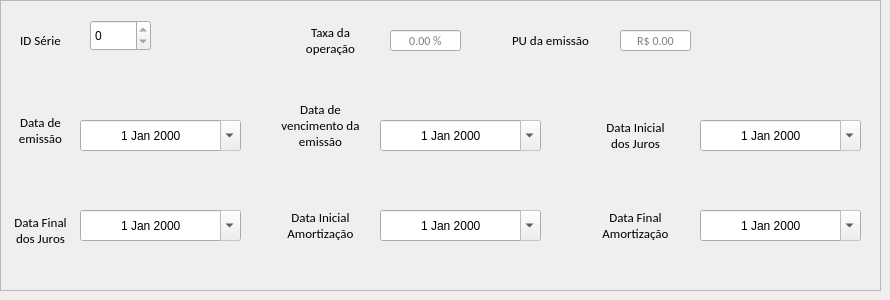
            <widget class="QWidget" name="tab_2">
             <attribute name="title">
              <string>Segunda</string>
             </attribute>
             <widget class="QFrame" name="frame_24">
              <property name="geometry">
               <rect>
                <x>0</x>
                <y>0</y>
                <width>881</width>
                <height>291</height>
               </rect>
              </property>
              <property name="frameShape">
               <enum>QFrame::StyledPanel</enum>
              </property>
              <property name="frameShadow">
               <enum>QFrame::Raised</enum>
              </property>
              <widget class="QLabel" name="taxaOperacao_1">
               <property name="geometry">
                <rect>
                 <x>300</x>
                 <y>20</y>
                 <width>61</width>
                 <height>41</height>
                </rect>
               </property>
               <property name="font">
                <font>
                 <family>Calibri</family>
                 <pointsize>10</pointsize>
                </font>
               </property>
               <property name="text">
                <string>Taxa da operação</string>
               </property>
               <property name="alignment">
                <set>Qt::AlignCenter</set>
               </property>
               <property name="wordWrap">
                <bool>true</bool>
               </property>
              </widget>
              <widget class="QLineEdit" name="le_taxa_operacao_1">
               <property name="enabled">
                <bool>true</bool>
               </property>
               <property name="geometry">
                <rect>
                 <x>390</x>
                 <y>30</y>
                 <width>71</width>
                 <height>21</height>
                </rect>
               </property>
               <property name="sizePolicy">
                <sizepolicy hsizetype="Ignored" vsizetype="Expanding">
                 <horstretch>0</horstretch>
                 <verstretch>0</verstretch>
                </sizepolicy>
               </property>
               <property name="minimumSize">
                <size>
                 <width>0</width>
                 <height>21</height>
                </size>
               </property>
               <property name="maximumSize">
                <size>
                 <width>300</width>
                 <height>21</height>
                </size>
               </property>
               <property name="font">
                <font>
                 <family>Calibri</family>
                 <pointsize>9</pointsize>
                </font>
               </property>
               <property name="alignment">
                <set>Qt::AlignCenter</set>
               </property>
               <property name="readOnly">
                <bool>true</bool>
               </property>
               <property name="placeholderText">
                <string>0.00 %</string>
               </property>
              </widget>
              <widget class="QLabel" name="pu_emissao_1">
               <property name="geometry">
                <rect>
                 <x>510</x>
                 <y>20</y>
                 <width>81</width>
                 <height>41</height>
                </rect>
               </property>
               <property name="font">
                <font>
                 <family>Calibri</family>
                 <pointsize>10</pointsize>
                </font>
               </property>
               <property name="text">
                <string>PU da emissão</string>
               </property>
               <property name="alignment">
                <set>Qt::AlignCenter</set>
               </property>
               <property name="wordWrap">
                <bool>true</bool>
               </property>
              </widget>
              <widget class="QLineEdit" name="le_pu_emissao_1">
               <property name="enabled">
                <bool>true</bool>
               </property>
               <property name="geometry">
                <rect>
                 <x>620</x>
                 <y>30</y>
                 <width>71</width>
                 <height>21</height>
                </rect>
               </property>
               <property name="sizePolicy">
                <sizepolicy hsizetype="Ignored" vsizetype="Expanding">
                 <horstretch>0</horstretch>
                 <verstretch>0</verstretch>
                </sizepolicy>
               </property>
               <property name="minimumSize">
                <size>
                 <width>0</width>
                 <height>21</height>
                </size>
               </property>
               <property name="maximumSize">
                <size>
                 <width>300</width>
                 <height>21</height>
                </size>
               </property>
               <property name="font">
                <font>
                 <family>Calibri</family>
                 <pointsize>9</pointsize>
                </font>
               </property>
               <property name="alignment">
                <set>Qt::AlignCenter</set>
               </property>
               <property name="readOnly">
                <bool>true</bool>
               </property>
               <property name="placeholderText">
                <string>R$ 0.00</string>
               </property>
              </widget>
              <widget class="QLabel" name="dataEmissao_1">
               <property name="geometry">
                <rect>
                 <x>10</x>
                 <y>110</y>
                 <width>61</width>
                 <height>41</height>
                </rect>
               </property>
               <property name="font">
                <font>
                 <family>Calibri</family>
                 <pointsize>10</pointsize>
                </font>
               </property>
               <property name="text">
                <string>Data de emissão</string>
               </property>
               <property name="alignment">
                <set>Qt::AlignCenter</set>
               </property>
               <property name="wordWrap">
                <bool>true</bool>
               </property>
              </widget>
              <widget class="QDateEdit" name="de_data_emissao_1">
               <property name="enabled">
                <bool>true</bool>
               </property>
               <property name="geometry">
                <rect>
                 <x>80</x>
                 <y>120</y>
                 <width>161</width>
                 <height>31</height>
                </rect>
               </property>
               <property name="alignment">
                <set>Qt::AlignCenter</set>
               </property>
               <property name="readOnly">
                <bool>true</bool>
               </property>
               <property name="calendarPopup">
                <bool>true</bool>
               </property>
              </widget>
              <widget class="QLabel" name="dataVencimentoEmissao_1">
               <property name="geometry">
                <rect>
                 <x>280</x>
                 <y>100</y>
                 <width>81</width>
                 <height>51</height>
                </rect>
               </property>
               <property name="font">
                <font>
                 <family>Calibri</family>
                 <pointsize>10</pointsize>
                </font>
               </property>
               <property name="text">
                <string>Data de vencimento da  emissão</string>
               </property>
               <property name="alignment">
                <set>Qt::AlignCenter</set>
               </property>
               <property name="wordWrap">
                <bool>true</bool>
               </property>
              </widget>
              <widget class="QDateEdit" name="de_data_vencimento_emissao_1">
               <property name="enabled">
                <bool>true</bool>
               </property>
               <property name="geometry">
                <rect>
                 <x>380</x>
                 <y>120</y>
                 <width>161</width>
                 <height>31</height>
                </rect>
               </property>
               <property name="alignment">
                <set>Qt::AlignCenter</set>
               </property>
               <property name="readOnly">
                <bool>true</bool>
               </property>
               <property name="calendarPopup">
                <bool>true</bool>
               </property>
              </widget>
              <widget class="QLabel" name="dataInicialJuros_1">
               <property name="geometry">
                <rect>
                 <x>600</x>
                 <y>110</y>
                 <width>71</width>
                 <height>51</height>
                </rect>
               </property>
               <property name="font">
                <font>
                 <family>Calibri</family>
                 <pointsize>10</pointsize>
                </font>
               </property>
               <property name="text">
                <string>Data Inicial dos Juros</string>
               </property>
               <property name="alignment">
                <set>Qt::AlignCenter</set>
               </property>
               <property name="wordWrap">
                <bool>true</bool>
               </property>
              </widget>
              <widget class="QDateEdit" name="de_data_inicial_juros_1">
               <property name="enabled">
                <bool>true</bool>
               </property>
               <property name="geometry">
                <rect>
                 <x>700</x>
                 <y>120</y>
                 <width>161</width>
                 <height>31</height>
                </rect>
               </property>
               <property name="alignment">
                <set>Qt::AlignCenter</set>
               </property>
               <property name="readOnly">
                <bool>true</bool>
               </property>
               <property name="calendarPopup">
                <bool>true</bool>
               </property>
              </widget>
              <widget class="QLabel" name="dataFinalJuros_1">
               <property name="geometry">
                <rect>
                 <x>10</x>
                 <y>210</y>
                 <width>61</width>
                 <height>41</height>
                </rect>
               </property>
               <property name="font">
                <font>
                 <family>Calibri</family>
                 <pointsize>10</pointsize>
                </font>
               </property>
               <property name="text">
                <string>Data Final dos Juros</string>
               </property>
               <property name="alignment">
                <set>Qt::AlignCenter</set>
               </property>
               <property name="wordWrap">
                <bool>true</bool>
               </property>
              </widget>
              <widget class="QDateEdit" name="de_data_final_juros_1">
               <property name="enabled">
                <bool>true</bool>
               </property>
               <property name="geometry">
                <rect>
                 <x>80</x>
                 <y>210</y>
                 <width>161</width>
                 <height>31</height>
                </rect>
               </property>
               <property name="alignment">
                <set>Qt::AlignCenter</set>
               </property>
               <property name="readOnly">
                <bool>true</bool>
               </property>
               <property name="calendarPopup">
                <bool>true</bool>
               </property>
              </widget>
              <widget class="QLabel" name="dataInicialAmortizacao_1">
               <property name="geometry">
                <rect>
                 <x>280</x>
                 <y>200</y>
                 <width>81</width>
                 <height>51</height>
                </rect>
               </property>
               <property name="font">
                <font>
                 <family>Calibri</family>
                 <pointsize>10</pointsize>
                </font>
               </property>
               <property name="text">
                <string>Data Inicial Amortização</string>
               </property>
               <property name="alignment">
                <set>Qt::AlignCenter</set>
               </property>
               <property name="wordWrap">
                <bool>true</bool>
               </property>
              </widget>
              <widget class="QDateEdit" name="de_data_inicial_amortizacao_1">
               <property name="enabled">
                <bool>true</bool>
               </property>
               <property name="geometry">
                <rect>
                 <x>380</x>
                 <y>210</y>
                 <width>161</width>
                 <height>31</height>
                </rect>
               </property>
               <property name="alignment">
                <set>Qt::AlignCenter</set>
               </property>
               <property name="readOnly">
                <bool>true</bool>
               </property>
               <property name="calendarPopup">
                <bool>true</bool>
               </property>
              </widget>
              <widget class="QLabel" name="dataFinalAmortizacao_1">
               <property name="geometry">
                <rect>
                 <x>600</x>
                 <y>200</y>
                 <width>71</width>
                 <height>51</height>
                </rect>
               </property>
               <property name="font">
                <font>
                 <family>Calibri</family>
                 <pointsize>10</pointsize>
                </font>
               </property>
               <property name="text">
                <string>Data Final Amortização</string>
               </property>
               <property name="alignment">
                <set>Qt::AlignCenter</set>
               </property>
               <property name="wordWrap">
                <bool>true</bool>
               </property>
              </widget>
              <widget class="QDateEdit" name="de_data_final_amortizacao_1">
               <property name="enabled">
                <bool>true</bool>
               </property>
               <property name="geometry">
                <rect>
                 <x>700</x>
                 <y>210</y>
                 <width>161</width>
                 <height>31</height>
                </rect>
               </property>
               <property name="alignment">
                <set>Qt::AlignCenter</set>
               </property>
               <property name="readOnly">
                <bool>true</bool>
               </property>
               <property name="calendarPopup">
                <bool>true</bool>
               </property>
              </widget>
              <widget class="QLabel" name="ID_serie_1">
               <property name="geometry">
                <rect>
                 <x>10</x>
                 <y>20</y>
                 <width>61</width>
                 <height>41</height>
                </rect>
               </property>
               <property name="font">
                <font>
                 <family>Calibri</family>
                 <pointsize>10</pointsize>
                </font>
               </property>
               <property name="text">
                <string>ID Série</string>
               </property>
               <property name="alignment">
                <set>Qt::AlignCenter</set>
               </property>
               <property name="wordWrap">
                <bool>true</bool>
               </property>
              </widget>
              <widget class="QSpinBox" name="spinBox_serie_1">
               <property name="enabled">
                <bool>true</bool>
               </property>
               <property name="geometry">
                <rect>
                 <x>90</x>
                 <y>20</y>
                 <width>61</width>
                 <height>31</height>
                </rect>
               </property>
               <property name="readOnly">
                <bool>true</bool>
               </property>
              </widget>
             </widget>
            </widget>
